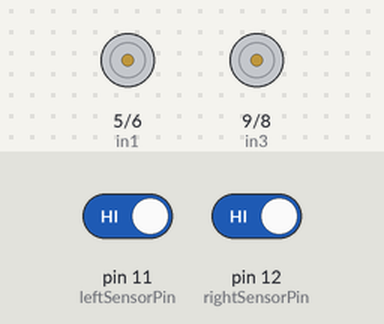
The sketch below on a simulated Arduino Uno, built with avr-gcc and run on an emulated ATmega328P. On the bench: motor-driver pin pairs drawn as motors (green arrow = first pin HIGH = forward, orange = second pin HIGH = backward, longer = more drive, scaled by the enable pin). The inputs (shaded band) are chosen by the test bench; at power-on: pin 11 (leftSensorPin) HIGH, pin 12 (rightSensorPin) HIGH.

Above: at 1.2 s.
1.3 s: pin 11 (leftSensorPin) driven LOW
At 2.5 s:
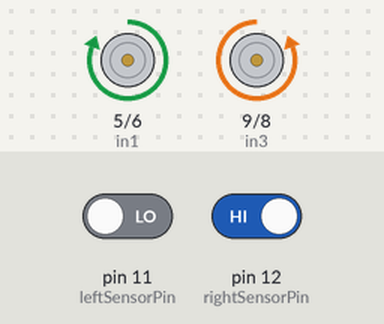
2.8 s: pin 12 (rightSensorPin) driven LOW
At 3.8 s:
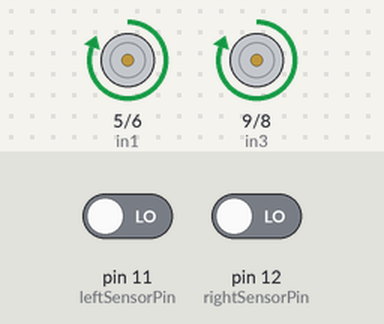
4.3 s: pin 11 (leftSensorPin) driven HIGH
At 4.9 s:
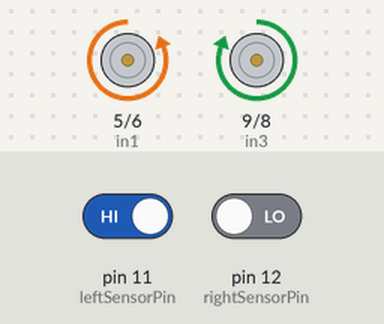
5.8 s: pin 12 (rightSensorPin) driven HIGH
At 6.1 s:
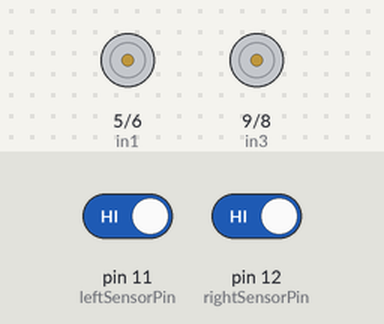
Timing chart, 0 to 8.3 s (numbered marks = the images above; inputs shaded):
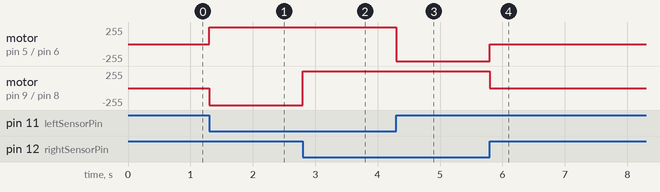

Measured:
- after the input at 1.3 s, motor on pin 5 (in1) / pin 6 (in2): stopped → forward 255/255 at once; motor on pin 9 (in3) / pin 8 (in4): stopped → backward 255/255 at once
- after the input at 2.8 s, motor on pin 9 (in3) / pin 8 (in4): backward 255/255 → forward 255/255 at once
- after the input at 4.3 s, motor on pin 5 (in1) / pin 6 (in2): forward 255/255 → backward 255/255 at once
- after the input at 5.8 s, motor on pin 5 (in1) / pin 6 (in2): backward 255/255 → stopped at once; motor on pin 9 (in3) / pin 8 (in4): forward 255/255 → stopped at once

The sketch:

lindza.ino
```cpp
const int enA = 7;  // PWM pin za brzinu motora A
const int in1 = 5;
const int in2 = 6;
const int in3 = 9;
const int in4 = 8;
const int enB = 10; // PWM pin za brzinu motora B
const int leftSensorPin = 11; // Pin za IR senzor sa leve strane
const int rightSensorPin = 12; // Pin za IR senzor sa desne strane

const int brzina_desni = 255;
const int brzina_levi = 150;

/*
 * desni 110  2.8 140 4.3
 * levi 140  4.5  150 2.7
 */

void setup() {
  // Postavljanje pinova kao izlazi ili ulazi
  pinMode(enA, OUTPUT);
  pinMode(in1, OUTPUT);
  pinMode(in2, OUTPUT);
  pinMode(in3, OUTPUT);
  pinMode(in4, OUTPUT);
  pinMode(enB, OUTPUT);
  pinMode(leftSensorPin, INPUT);
  pinMode(rightSensorPin, INPUT);
}

void loop() {
  // Čitanje stanja senzora
  int leftSensor = digitalRead(leftSensorPin);
  int rightSensor = digitalRead(rightSensorPin);

  // Ukoliko su oba senzora na liniji
  if (leftSensor == LOW && rightSensor == LOW) {
    // Idi pravo
    digitalWrite(in1, HIGH);
    digitalWrite(in2, LOW);
    digitalWrite(in3, HIGH);
    digitalWrite(in4, LOW);
    analogWrite(enA, brzina_levi); // Postavljamo brzinu motora A na maksimum
    analogWrite(enB, brzina_desni); // Postavljamo brzinu motora B na maksimum
  } else if (leftSensor == HIGH && rightSensor == LOW) {
    // Ako je levi senzor van linije
    // Idi desno
    digitalWrite(in1, LOW);
    digitalWrite(in2, HIGH);
    digitalWrite(in3, HIGH);
    digitalWrite(in4, LOW);
    analogWrite(enA, brzina_levi); // Smanjujemo brzinu motora A
    analogWrite(enB, brzina_desni); // Postavljamo brzinu motora B na maksimum
  } else if (leftSensor == LOW && rightSensor == HIGH) {
    // Ako je desni senzor van linije
    // Idi levo
    digitalWrite(in1, HIGH);
    digitalWrite(in2, LOW);
    digitalWrite(in3, LOW);
    digitalWrite(in4, HIGH);
    analogWrite(enA, brzina_levi); // Postavljamo brzinu motora A na maksimum
    analogWrite(enB, brzina_desni); // Smanjujemo brzinu motora B
  }
  // Ukoliko su oba senzora van linije
  else {
    // Zaustavi se
    digitalWrite(in1, LOW);
    digitalWrite(in2, LOW);
    digitalWrite(in3, LOW);
    digitalWrite(in4, LOW);
    analogWrite(enA, 0); // Isključujemo motor A
    analogWrite(enB, 0); // Isključujemo motor B
  }
}
```
